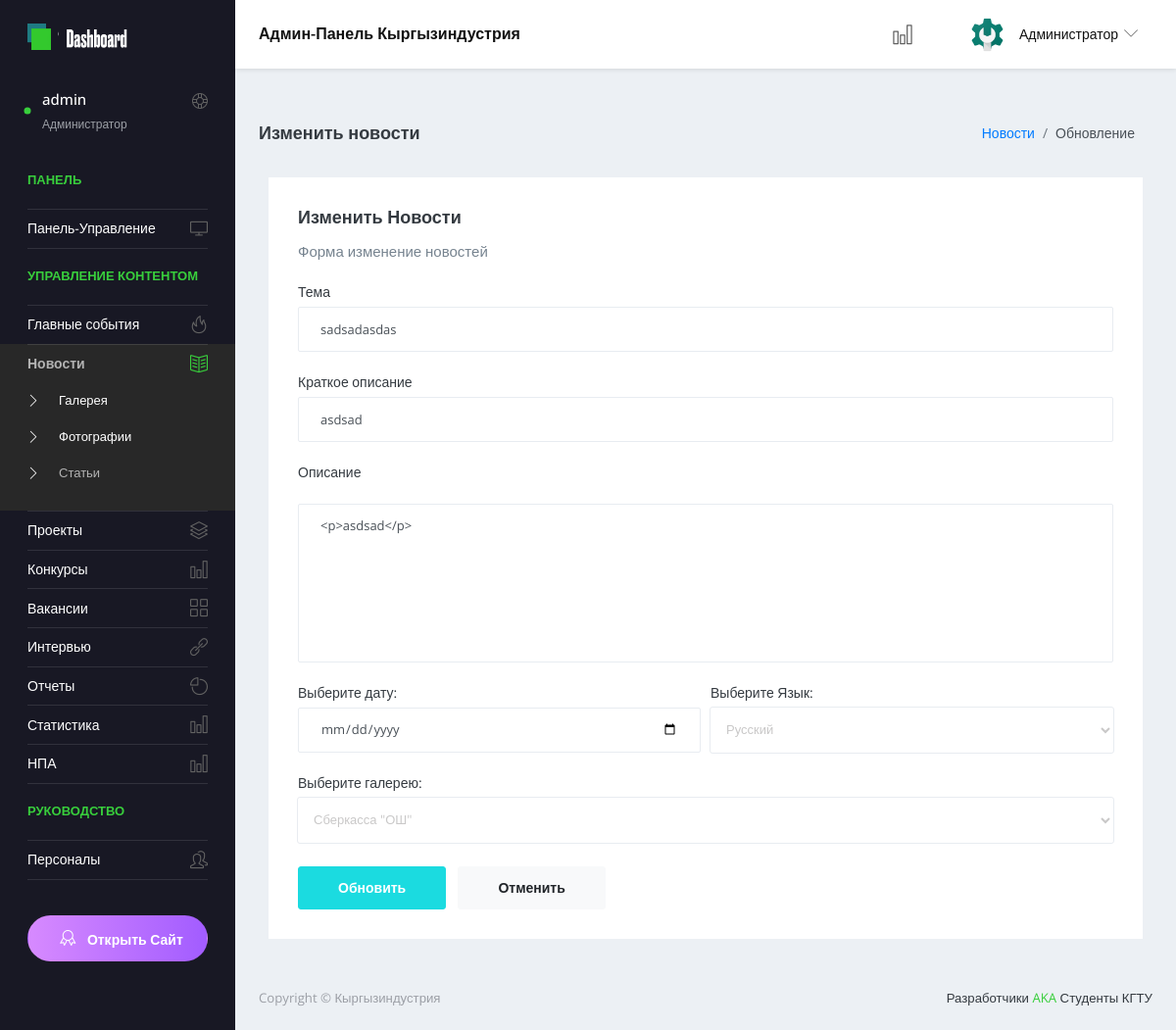
Page /ru/admin-panel/news/update/2/ (signed in) on the committed database.
### main/models.py (models this page shows, shortened)
class News(models.Model):
    Title=models.CharField(max_length=100,verbose_name="Заголовок новости", unique=True,error_messages={'unique':"Новость с таким названием уже существует!"})
    Short_Description = models.CharField(max_length=200,verbose_name="Краткое описание")
    Description=RichTextField(verbose_name="Описание")
    Date_added=models.DateTimeField(verbose_name="Дата публикации", default=now)
    Language= models.CharField(
                               max_length = 10,
                               choices = LanguageChoice.choices,
                               default = LanguageChoice.RU,
                               verbose_name = "Язык"
                               )
    Gallery=models.ForeignKey("galleryNews",on_delete=models.RESTRICT,verbose_name="Галерея")
    class Meta:
        ordering = ['-id']

### main/views.py (the view)
# urls.py: path('admin-panel/news/update/<int:pk>/', views.NewsUpdateView.as_view(), name='news_update'),
class NewsUpdateView(LoginRequiredMixin,SuccessMessageMixin, NewsView, UpdateView):
    login_url = 'login_page'
    success_url = reverse_lazy("news_all")
    template_name = "admin/pages/news/news-edit.html"
    success_message = "Запись успешно обновлена!"

### main/models.py (called while the page is built)
    def __str__(self) -> str:
        return self.Name

### main/templates/admin/pages/news/news-edit.html (shortened to what this page needs)
{% extends 'admin/admin_base.html' %}
{% load static %}
{% block content %}
<div class="content-wrapper">
    <div class="page-header">
      <h3 class="page-title">Изменить новости</h3>
      <nav aria-label="breadcrumb">
        <ol class="breadcrumb">
          <li class="breadcrumb-item"><a href="#">Новости</a></li>
          <li class="breadcrumb-item active" aria-current="page">Обновление</li>
        </ol>
      </nav>
    </div>
    <div class="col-12 grid-margin stretch-card">
        <div class="card">
        <div class="card-body">
            <h4 class="card-title">Изменить Новости</h4>
            <p class="card-description"> Форма изменение новостей </p>
            <form class="forms-sample" method="POST">
            <div class="form-group">
                <label for="{{ form.Title.id_for_label }}">Тема</label>
                {{ form.Title }}
            </div>
            <div class="form-group">
                <label for="{{ form.Short_Description.id_for_label }}">Краткое описание</label>
                {{ form.Short_Description }}
            </div>
            <div class="form-group">
                <p>
                <label for="{{ form.Description.id_for_label }}">Описание</label>
                </p>
                {{ form.Description }}
            </div>
            <div class="form-row">
                <div class="col form-group">
                    <label for="{{ form.Date_added.id_for_label }}">Выберите дату:</label>
                    {{ form.Date_added }}
                </div>
                <div class="col form-group">
                    <label for=" {{ form.Language.id_for_label }}">Выберите Язык:</label>
                    {{ form.Language }}
                </div>
            </div>
            <div class="form-group">
                <label for="{{ form.Gallery.id_for_label }}">Выберите галерею:</label>
                {{ form.Gallery }}
            </div>
            {% url 'news_all' as news_all %}
            <button type="submit" class="btn btn-primary mr-2">Обновить</button>
            <a href="{{news_all}}"  class="btn btn-light">Отменить</a>
            </form>
        </div>
        </div>
    </div>
</div>
{% endblock content %}

### main/templates/admin/blocks/side-bar.html (shortened to what this page needs)
{% load static %}
  <nav class="sidebar sidebar-offcanvas" id="sidebar">
      <ul class="nav">
        <li class="nav-item nav-profile user-select-none">
          <a class="nav-link">
            <div class="profile-image">
              <div class="dot-indicator bg-success"></div>
            </div>
            <div class="text-wrapper">
              <p class="profile-name">{{ user }}</p>
              <p class="designation">Администратор</p>
            </div>
            <div class="icon-container">
              <i class="icon-support"></i>
            </div>
          </a>
        </li>
        <li class="nav-item nav-category">
          <span class="nav-link">Панель</span>
        </li>
        <li class="nav-item" id="main-panel">
          <a class="nav-link" href="{% url 'admin_panel' %}">
            <span class="menu-title">Панель-Управление</span>
            <i class="icon-screen-desktop menu-icon"></i>
          </a>
        </li>
        <li class="nav-item nav-category"><span class="nav-link">Управление контентом</span></li>
        <li class="nav-item" id="hotnews-panel">
          <a class="nav-link" data-toggle="collapse" href="#hotnews" aria-expanded="{% if expand_hotnews %}true{% else %}false{% endif %}" aria-controls="hotnews">
            <span class="menu-title">Главные события</span>
            <i class="icon-fire menu-icon"></i>
          </a>
        </li>
        <li class="nav-item" id="news-panel">
          <a class="nav-link" data-toggle="collapse" href="#news" aria-expanded="{% if expand_news %}true{% else %}false{% endif %}" aria-controls="news">
            <span class="menu-title">Новости</span>
            <i class="icon-book-open menu-icon"></i>
          </a>
          <div class="collapse {% if expand_news %}show{% endif %}" id="news">
            <ul class="nav flex-column sub-menu">
              <li class="nav-item"> <a class="nav-link {% if active_news_gallery %}active{% endif %}" href="{% url 'newsgallery_all' %}">Галерея</a></li>
              <li class="nav-item"> <a class="nav-link {% if active_news_image %}active{% endif %}" href="{% url 'newsimage_all' %}">Фотографии</a></li>
              <li class="nav-item"> <a class="nav-link {% if active_news %}active{% endif %}" href="{% url 'news_all' %}">Статьи</a></li>
            </ul>
          </div>
        </li>
        <li class="nav-item" id="projects-panel">
          <a class="nav-link" data-toggle="collapse" href="#projects" aria-expanded="{% if expand_projects %}true{% else %}false{% endif %}" aria-controls="projects">
            <span class="menu-title">Проекты</span>
            <i class="icon-layers menu-icon"></i>
          </a>
        </li>
        <li class="nav-item" id="contests-panel">
          <a class="nav-link" data-toggle="collapse" href="#contests" aria-expanded="{% if expand_contests %}true{% else %}false{% endif %}" aria-controls="contests">
            <span class="menu-title">Конкурсы</span>
            <i class="icon-chart menu-icon"></i>
          </a>
        </li>
        <li class="nav-item" id="vacancies-panel">
          <a class="nav-link" href="{% url 'vacancies_all' %}" aria-expanded="{% if expand_vacancies %}true{% else %}false{% endif %}" aria-controls="vacanciese">
            <span class="menu-title">Вакансии</span>
            <i class="icon-grid menu-icon"></i>
          </a>
        </li>
        <li class="nav-item" id="interviews-panel">
          <a class="nav-link" href="{% url 'interviews_all' %}" aria-expanded="{% if expand_interviews %}true{% else %}false{% endif %}" aria-controls="interviews">
            <span class="menu-title">Интервью</span>
            <i class="icon-link menu-icon"></i>
          </a>
        </li>
        <li class="nav-item" id="reports-panel">
          <a class="nav-link" href="{% url 'reports_all' %}" aria-expanded="{% if expand_reports %}true{% else %}false{% endif %}" aria-controls="reports">
            <span class="menu-title">Отчеты</span>
            <i class="icon-pie-chart menu-icon"></i>
          </a>
        </li>
        <li class="nav-item" id="statistics-panel">
          <a class="nav-link" href="{% url 'statistics_all' %}" aria-expanded="{% if expand_statistics %}true{% else %}false{% endif %}" aria-controls="statistics">
            <span class="menu-title">Статистика</span>
            <i class="icon-chart menu-icon"></i>
          </a>
        </li>
        <li class="nav-item" id="regulations-panel">
          <a class="nav-link" href="{% url 'regulations_all' %}" aria-expanded="{% if expand_regulations %}true{% else %}false{% endif %}" aria-controls="regulations">
            <span class="menu-title">НПА</span>
            <i class="icon-chart menu-icon"></i>
          </a>
        </li>
        <li class="nav-item nav-category"><span class="nav-link">Руководство</span></li>
        <li class="nav-item" id="management-panel">
          <a href="{% url 'management_all' %}" class="nav-link {% if active_management %}active{% endif %}">
            <span class="menu-title">Персоналы</span>
            <i class="icon-people menu-icon"></i>
          </a>
        </li>
        <li class="nav-item pro-upgrade">
          <span class="nav-link">
            <a class="btn btn-block px-0 btn-rounded btn-upgrade" href="{% url 'index' %} " target="_blank"> <i class="icon-badge mx-2"></i> Открыть Сайт</a>
          </span>
        </li>
      </ul>
    </nav>

### rows in the picture
News: Title "sadsadasdas", Short_Description "asdsad", Description "<p>asdsad</p>", Language "Русский", Gallery "Сберкасса \"ОШ\""

### other values in the picture
{{ user }} "admin"
